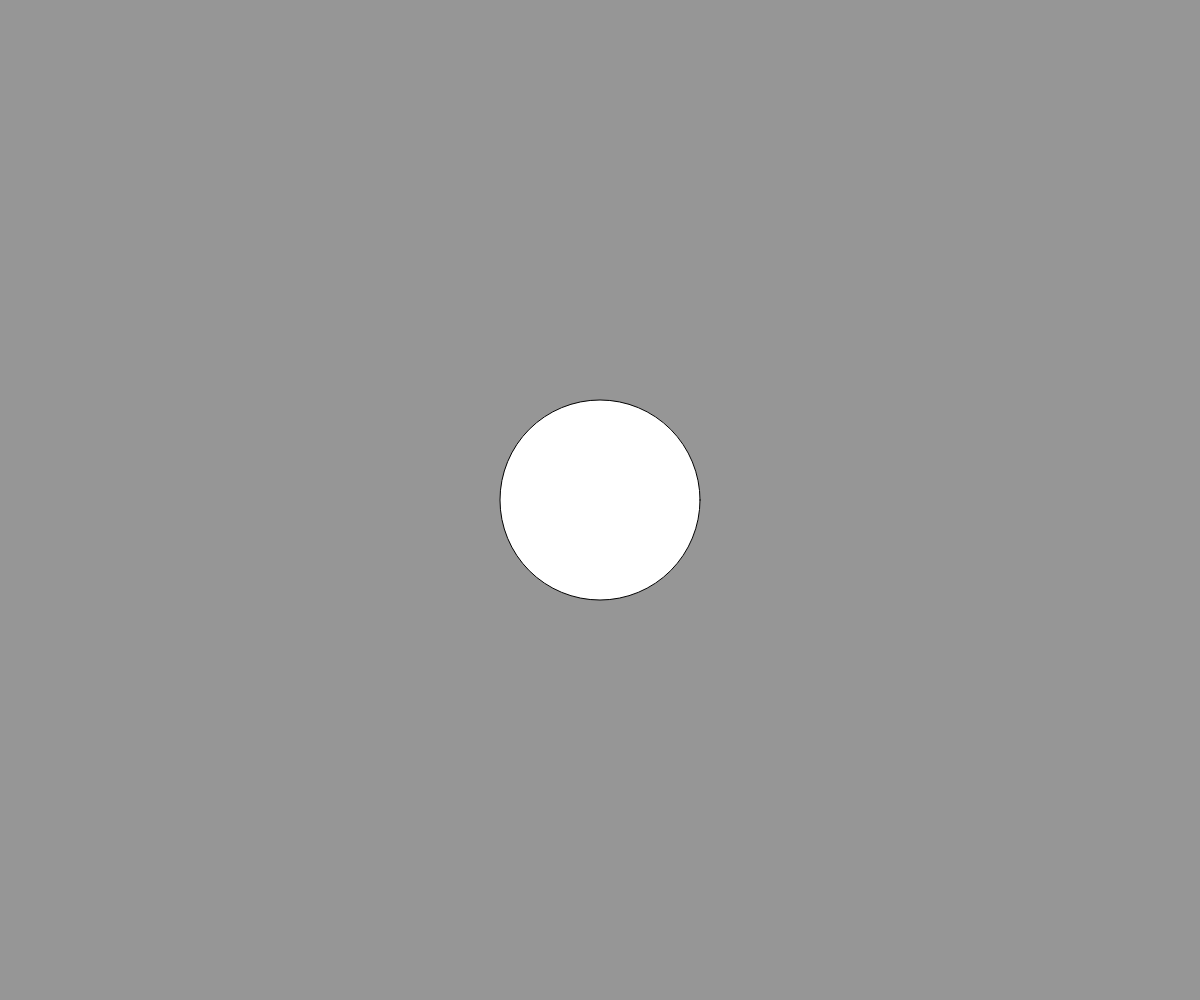
Frame 1 (no input)
Frame 60 (no input): identical to frame 1, image omitted
Frame 120 (the mouse pressed at the canvas centre since frame 60): blank canvas, image omitted

The p5.js sketch that drew this single still picture (run headless with seeded random() and noise() and a simulated clock; from frame 60 on, the mouse is pressed at the canvas centre):

// p5.js sketch
// ── sketch.js
function setup() {
  createCanvas(windowWidth, windowHeight);
 
  console.log(2 == 2 && 2 == '2'); 
console.log(2 == 2 && 2 == '2' && 2 === '2'); 
console.log(2 == 2 && 2 == '2' || 2!=2); 
console.log('hello' != 'Hello' && 'hello' !== 'Hello');
console.log('hello' != 'Hello' || 'hello' !== 'hello' && 'hello' !== 'heLLo');
console.log(2 === 2 || 2!=3 );
console.log(2 === 2 || 2!='2' && (true || false));

}

function draw() {
background(150);

  if (mouseX < windowWidth/2) { 
  circle(windowWidth/2, windowHeight/2, 200) }

  else if (mouseX > windowWidth/2) {
  rect(windowWidth/2-100, windowHeight/2-100, 200) }

  
}
